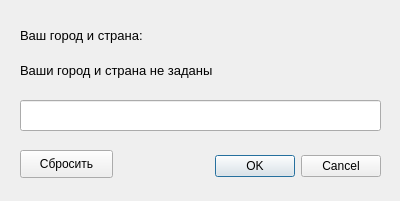
<?xml version="1.0" encoding="UTF-8"?>
<ui version="4.0">
 <class>OptionsWindow</class>
 <widget class="QDialog" name="OptionsWindow">
  <property name="geometry">
   <rect>
    <x>0</x>
    <y>0</y>
    <width>400</width>
    <height>201</height>
   </rect>
  </property>
  <property name="windowTitle">
   <string>Dialog</string>
  </property>
  <widget class="QDialogButtonBox" name="buttonBox">
   <property name="geometry">
    <rect>
     <x>20</x>
     <y>150</y>
     <width>361</width>
     <height>32</height>
    </rect>
   </property>
   <property name="orientation">
    <enum>Qt::Horizontal</enum>
   </property>
   <property name="standardButtons">
    <set>QDialogButtonBox::Cancel|QDialogButtonBox::Ok</set>
   </property>
  </widget>
  <widget class="QLineEdit" name="enterUserCity">
   <property name="geometry">
    <rect>
     <x>20</x>
     <y>100</y>
     <width>361</width>
     <height>31</height>
    </rect>
   </property>
  </widget>
  <widget class="QLabel" name="label">
   <property name="geometry">
    <rect>
     <x>20</x>
     <y>20</y>
     <width>361</width>
     <height>31</height>
    </rect>
   </property>
   <property name="font">
    <font>
     <pointsize>10</pointsize>
    </font>
   </property>
   <property name="text">
    <string>Ваш город и страна:</string>
   </property>
  </widget>
  <widget class="QPushButton" name="resetCityUser">
   <property name="geometry">
    <rect>
     <x>20</x>
     <y>150</y>
     <width>93</width>
     <height>28</height>
    </rect>
   </property>
   <property name="text">
    <string>Сбросить</string>
   </property>
  </widget>
  <widget class="QLabel" name="selectedUserCity">
   <property name="geometry">
    <rect>
     <x>20</x>
     <y>50</y>
     <width>361</width>
     <height>41</height>
    </rect>
   </property>
   <property name="font">
    <font>
     <pointsize>10</pointsize>
    </font>
   </property>
   <property name="text">
    <string>Ваши город и страна не заданы</string>
   </property>
  </widget>
 </widget>
 <resources/>
 <connections>
  <connection>
   <sender>buttonBox</sender>
   <signal>accepted()</signal>
   <receiver>OptionsWindow</receiver>
   <slot>accept()</slot>
   <hints>
    <hint type="sourcelabel">
     <x>248</x>
     <y>254</y>
    </hint>
    <hint type="destinationlabel">
     <x>157</x>
     <y>274</y>
    </hint>
   </hints>
  </connection>
  <connection>
   <sender>buttonBox</sender>
   <signal>rejected()</signal>
   <receiver>OptionsWindow</receiver>
   <slot>reject()</slot>
   <hints>
    <hint type="sourcelabel">
     <x>316</x>
     <y>260</y>
    </hint>
    <hint type="destinationlabel">
     <x>286</x>
     <y>274</y>
    </hint>
   </hints>
  </connection>
 </connections>
</ui>
